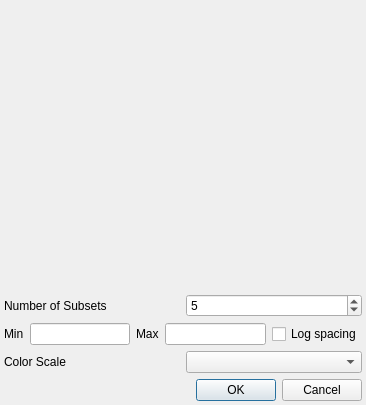
<?xml version="1.0" encoding="UTF-8"?>
<ui version="4.0">
 <class>SubsetFacet</class>
 <widget class="QDialog" name="SubsetFacet">
  <property name="geometry">
   <rect>
    <x>0</x>
    <y>0</y>
    <width>366</width>
    <height>405</height>
   </rect>
  </property>
  <property name="windowTitle">
   <string>Dialog</string>
  </property>
  <layout class="QVBoxLayout" name="verticalLayout" stretch="5,0,0,0,0">
   <property name="margin">
    <number>4</number>
   </property>
   <item>
    <widget class="ComponentSelector" name="component_selector" native="true">
     <property name="sizePolicy">
      <sizepolicy hsizetype="Preferred" vsizetype="Expanding">
       <horstretch>0</horstretch>
       <verstretch>0</verstretch>
      </sizepolicy>
     </property>
    </widget>
   </item>
   <item>
    <layout class="QHBoxLayout" name="horizontalLayout_5">
     <item>
      <widget class="QLabel" name="label">
       <property name="text">
        <string>Number of Subsets</string>
       </property>
      </widget>
     </item>
     <item>
      <widget class="QSpinBox" name="num">
       <property name="maximum">
        <number>20</number>
       </property>
       <property name="value">
        <number>5</number>
       </property>
      </widget>
     </item>
    </layout>
   </item>
   <item>
    <layout class="QHBoxLayout" name="horizontalLayout_4">
     <item>
      <layout class="QHBoxLayout" name="horizontalLayout_3">
       <item>
        <widget class="QLabel" name="label_3">
         <property name="text">
          <string>Min</string>
         </property>
        </widget>
       </item>
       <item>
        <widget class="QLineEdit" name="min"/>
       </item>
      </layout>
     </item>
     <item>
      <layout class="QHBoxLayout" name="horizontalLayout_2">
       <item>
        <widget class="QLabel" name="label_4">
         <property name="text">
          <string>Max</string>
         </property>
        </widget>
       </item>
       <item>
        <widget class="QLineEdit" name="max"/>
       </item>
       <item>
        <widget class="QCheckBox" name="log">
         <property name="text">
          <string>Log spacing</string>
         </property>
        </widget>
       </item>
      </layout>
     </item>
    </layout>
   </item>
   <item>
    <layout class="QHBoxLayout" name="horizontalLayout">
     <item>
      <widget class="QLabel" name="label_2">
       <property name="text">
        <string>Color Scale</string>
       </property>
      </widget>
     </item>
     <item>
      <widget class="QComboBox" name="color_scale"/>
     </item>
    </layout>
   </item>
   <item>
    <widget class="QDialogButtonBox" name="buttonBox">
     <property name="orientation">
      <enum>Qt::Horizontal</enum>
     </property>
     <property name="standardButtons">
      <set>QDialogButtonBox::Cancel|QDialogButtonBox::Ok</set>
     </property>
    </widget>
   </item>
  </layout>
 </widget>
 <customwidgets>
  <customwidget>
   <class>ComponentSelector</class>
   <extends>QWidget</extends>
   <header>..component_selector</header>
   <container>1</container>
  </customwidget>
 </customwidgets>
 <resources/>
 <connections>
  <connection>
   <sender>buttonBox</sender>
   <signal>accepted()</signal>
   <receiver>SubsetFacet</receiver>
   <slot>accept()</slot>
   <hints>
    <hint type="sourcelabel">
     <x>248</x>
     <y>254</y>
    </hint>
    <hint type="destinationlabel">
     <x>157</x>
     <y>274</y>
    </hint>
   </hints>
  </connection>
  <connection>
   <sender>buttonBox</sender>
   <signal>rejected()</signal>
   <receiver>SubsetFacet</receiver>
   <slot>reject()</slot>
   <hints>
    <hint type="sourcelabel">
     <x>316</x>
     <y>260</y>
    </hint>
    <hint type="destinationlabel">
     <x>286</x>
     <y>274</y>
    </hint>
   </hints>
  </connection>
 </connections>
</ui>
